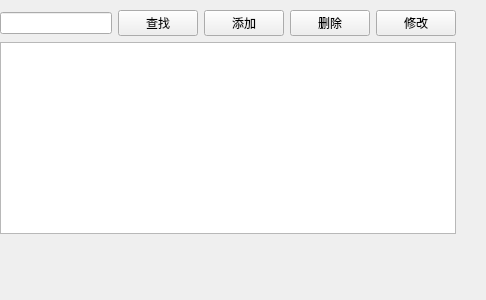
<?xml version="1.0" encoding="UTF-8"?>
<ui version="4.0">
 <class>PatientView</class>
 <widget class="QWidget" name="PatientView">
  <property name="geometry">
   <rect>
    <x>0</x>
    <y>0</y>
    <width>486</width>
    <height>300</height>
   </rect>
  </property>
  <property name="windowTitle">
   <string>病人管理</string>
  </property>
  <widget class="QWidget" name="layoutWidget">
   <property name="geometry">
    <rect>
     <x>0</x>
     <y>10</y>
     <width>456</width>
     <height>224</height>
    </rect>
   </property>
   <layout class="QVBoxLayout" name="verticalLayout">
    <item>
     <layout class="QHBoxLayout" name="horizontalLayout">
      <item>
       <widget class="QLineEdit" name="lineEdit_Search"/>
      </item>
      <item>
       <widget class="QPushButton" name="btSearch">
        <property name="text">
         <string>查找</string>
        </property>
       </widget>
      </item>
      <item>
       <widget class="QPushButton" name="btAdd">
        <property name="text">
         <string>添加</string>
        </property>
       </widget>
      </item>
      <item>
       <widget class="QPushButton" name="btDelete">
        <property name="text">
         <string>删除</string>
        </property>
       </widget>
      </item>
      <item>
       <widget class="QPushButton" name="btEdit">
        <property name="text">
         <string>修改</string>
        </property>
       </widget>
      </item>
     </layout>
    </item>
    <item>
     <widget class="QTableView" name="tableView"/>
    </item>
   </layout>
  </widget>
 </widget>
 <resources/>
 <connections/>
</ui>
